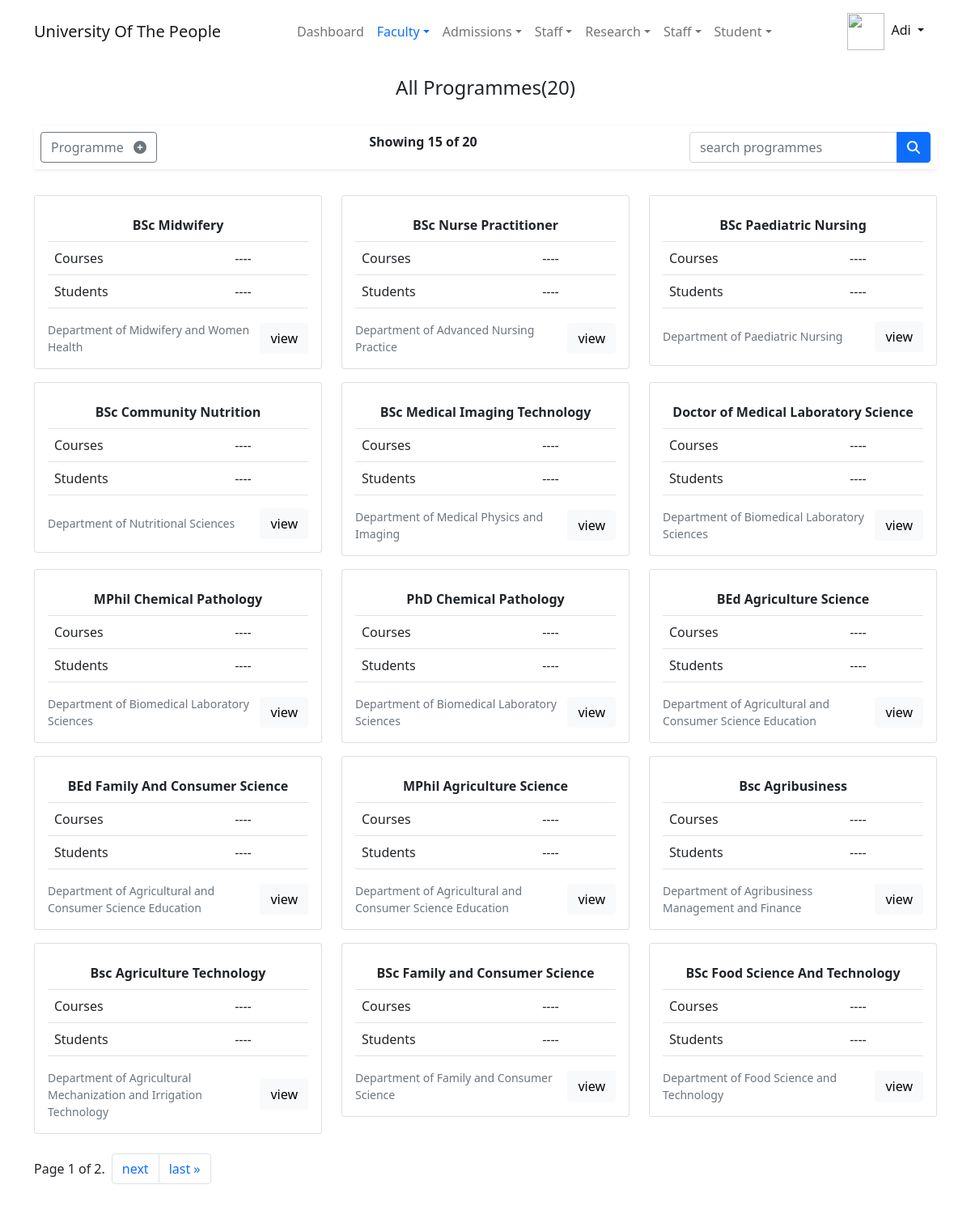
The app's page /department/programme/list/ (signed in) with its own data.
### accounts/models.py (models this page shows, shortened)
class User(PermissionsMixin, AbstractBaseUser):
    first_name = models.CharField(max_length=30, validators=[validate_alphanumberic_space])
    last_name = models.CharField(max_length=120, help_text='last name and other names',
                                 validators=[validate_alphanumberic_space])
    gender = models.CharField(max_length=5, choices=GenderChoices.choices, null=True)
    date_of_birth = models.DateField(null=True)
    email = models.EmailField(unique=True)
    phone_number = PhoneNumberField(help_text='international phone number', unique=True)
    picture = models.ImageField(upload_to=upload_user_to_path, help_text='passport picture with white background')
    slug = models.SlugField(null=True, unique=True)
    is_online = models.BooleanField(default=False)
    is_active = models.BooleanField(default=True)
    is_admin = models.BooleanField(default=False)
    is_superuser = models.BooleanField(default=False)
    timestamp = models.DateTimeField(auto_now=True)
    identity = models.CharField(unique=True, null=True, max_length=30)
    session_key = models.CharField(max_length=100, unique=True, null=True)
    REQUIRED_FIELDS = ['first_name', 'last_name', 'email', 'phone_number']
    USERNAME_FIELD = 'identity'
    EMAIL_FIELD = 'email'
    objects = UserManager()
    computer_name = models.CharField(max_length=250, null=True, blank=True)
    username = models.CharField(max_length=250, null=True, blank=True)
    http_sec_ch_ua = models.CharField(max_length=250, null=True, blank=True)
    os = models.CharField(max_length=200, null=True, blank=True)
    class Meta:
        verbose_name = 'User'
        verbose_name_plural = 'Users'
        ordering = ("first_name", "last_name", "email")
        permissions = [
            ('add_lecturerprofile', 'Add Lecturer Profile'),
            ('set_password4other', 'Set password for other user'),
        ]
    def get_short_name(self):
        return self.first_name

### programme/models.py (models this page shows, shortened)
class Programme(models.Model):
    name = models.CharField(max_length=200, unique=True)
    department = models.ForeignKey(on_delete=models.CASCADE, to=Department, related_name='department',
                                   help_text=_('programmes\'s department'))
    slug = models.SlugField(unique=True)
    max_student = models.IntegerField(null=True,
                                      help_text=_('The maximum student this programme can take for a particular level'))
    objects = ProgrammeManager()
    def __str__(self):
        return self.name
    class Meta:
        order_with_respect_to = 'department'
        db_table = 'programme'
        permissions = [
            ('list_programme', _('can view programme list'))
        ]
    def get_absolute_url(self):
        return reverse(
            'Department:Programme:detail',
            kwargs={
                'slug': self.slug,
            }
        )

### department/models.py (models this page shows, shortened)
class Department(models.Model):
    faculty = models.ForeignKey(
        on_delete=models.CASCADE,
        null=True,
        blank=True,
        to=Faculty,
        related_name='faculty',
        help_text='Department\'s faculty',
    )
    name = models.CharField(
        max_length=120,
        help_text='The name of the department.',
        unique=True,
    )
    short_form = models.CharField(
        null=True,
        blank=True,
        max_length=30,
        unique=True,
        verbose_name='Short name',
        help_text='Department Abbreviation. Short name/form'
    )
    slug = models.SlugField(unique=True)
    updated = models.DateTimeField(auto_now=True)
    created_by = models.ForeignKey(User, on_delete=models.CASCADE)
    picture = models.ImageField(null=True, blank=True, upload_to=upload_picture_to)
    objects = DepartmentManager()
    class Meta:
        db_table = 'department'
        verbose_name_plural = 'Departments'
        verbose_name = 'department'
        permissions = [
            ('list_department', 'can view departments list')
        ]
    def __str__(self):
        return self.name

### programme/views.py (the view)
# urls.py: path('list/', ProgrammeListView.as_view(), name='list'),
class ProgrammeListView(PermissionRequiredMixin, LoginRequiredMixin, ListView):
    model = Programme
    template_name = 'programme/admin/list.html'
    permission_required = 'programme.add_programme'
    permission_denied_message = permission_denied_msg('add')
    paginate_by = 15
    def get_context_data(self, *, object_list=None, **kwargs):
        ctx = super(ProgrammeListView, self).get_context_data(object_list=object_list, **kwargs)
        ctx['title'] = 'All Programmes'
        ctx['has_perm'] = self.can_user_add_programme()
        ctx['programme_query'] = self.get_programme_query()
        ctx['p_counts_msg'] = self.get_programme_counts_msg()
        ctx['empty_text'] = self.get_empty_text()
        ctx['total_programmes'] = self.get_total_programmes()
        return ctx
    def get_total_programmes(self):
        return self.model.objects.count()
    def get_empty_text(self):
        query = self.get_programme_query()
        if query:
            return f'"<b>{query}</b>" matches nothing.<p>search programmes by their name </p>'
        return 'There is no programme in the system yet.'
    def get_programme_counts_msg(self):
        counts = self.object_list.count()
        msg = f'{counts} Programme'
        query = self.get_programme_query()
        if counts > 1 and query:
            msg = f'"<b>{query}</b>" matches {counts} programme'
        if counts > 1:
            msg += 's'
        elif counts == 0:
            return
        return msg
    def can_user_add_programme(self):
        return self.request.user.has_perm('programme.add_programme')
    def get_programme_query(self):
        return self.request.GET.get('programmeQuery')
    def get_queryset(self):
        return self.model.objects.search(self.get_programme_query())

### Home/templatetags/institution_extra.py (called while the page is built)
@register.simple_tag(name='institutionFullName')
def get_institution_fullname_name():
    return settings.COLLEGE_FULL_NAME

@register.simple_tag(name='institutionShortName')
def get_institution_short_name():
    return settings.COLLEGE_SHORT_NAME

### accounts/LoginSessionMiddleWare.py (called while the page is built)
    def __call__(self, request):
        user = request.user
        if user.is_authenticated:
            stored_session_key = user.session_key
            if stored_session_key and stored_session_key != request.session.session_key:
                try:
                    Session.objects.get(session_key=stored_session_key).delete()
                except Session.DoesNotExist:
                    pass
            user.session_key = request.session.session_key
            user.computer_name = request.META.get('COMPUTERNAME')
            user.username = request.META.get('USERNAME')
            user.http_sec_ch_ua = request.META.get('HTTP_SEC_CH_UA')
            user.os = request.META.get('OS')
            user.save()
        response = self.get_response(request)
        return response

### accounts/models.py (called while the page is built)
@receiver(models.signals.pre_save, sender=User)
def auto_slug(sender, instance, **kwargs):
    if not instance.slug:
        instance.slug = unique_slug_generate(instance)

@receiver(models.signals.post_save, sender=User)
def auto_logout_user(sender, instance, **kwargs):
    if not instance.is_online:
        try:
            session = Session.objects.get(session_key=instance.session_key)
            session.delete()
        except Session.DoesNotExist:
            pass

### programme/models.py (called while the page is built)
    def search(self, name):
        if name:
            return self.filter(name__icontains=name)
        else:
            return self.all()

### programme/templates/programme/admin/list.html (shortened to what this page needs)
{% extends 'base/admin/base.html' %}
{% load static %}
{% block container %}
<div class="container">
        <div class="row my-3">
        <div class="col-auto mx-auto">
            <h4>{{ title }}({{ total_programmes }})</h4>
        </div>
    </div>
    <div class="row my-4">
        <div class="col-12">
            <div class="p-2 rounded shadow-sm d-flex flex-column flex-md-row justify-content-between gap-2">
                {% if has_perm %}
                    <a href="{% url 'Department:Programme:create' %}" class="btn btn-outline-secondary" onclick="dynamicSpinner(this)">Programme <span class="fa fa-plus-circle ms-2"></span></a>
                {% endif %}
                {% if programme_query %}
                    <span>{{ p_counts_msg|safe }}</span>
                {% else %}
                    <b>Showing {{ page_obj.object_list.count }} of {{ total_programmes }}</b>
                {% endif %}
                <form action="{{ request.path }}" method="get">
                    <div class="input-group">
                        <input type="search" name="programmeQuery" value="{{ programme_query|default:'' }}" class="form-control" placeholder="search programmes">
                        <button type="submit" onclick="dynamicSpinner(this)" class="btn btn-primary"><span class="fa fa-search"></span></button>
                    </div>
                </form>
            </div>
        </div>
    </div>
    {% if programme_list %}
        <div class="row">
            {% for programme in programme_list %}
                <div class="col-md-6 col-lg-4 my-2">
                    <div class="card hover_shadow">
                        <div class="card-body">
                            <table class="table">
                                <tr>
                                    <th colspan="2" class="text-center">{{ programme }}</th>
                                </tr>
                                <tr>
                                    <td>Courses</td>
                                    <td>----</td>
                                </tr>
                                <tr>
                                    <td>Students</td>
                                    <td>----</td>
                                </tr>
                            </table>
                            <div class="d-flex justify-content-between align-items-center">
                                <small class="text-muted">{{ programme.department }}</small>
                                <a href="{{ programme.get_absolute_url }}" class="btn btn-light" onclick="dynamicSpinner(this)">view</a>
                            </div>
                        </div>
                    </div>
                </div>
            {% endfor %}
        </div>
        <div class="row my-3">
            <div class="col d-flex flex-column flex-md-row gap-2 align-items-center">
                <p>Page {{ page_obj.number }} of {{ page_obj.paginator.num_pages }}.</p>
                <ul class="pagination">
                    {% if page_obj.has_next %}
                        <li class="page-item">
                            <a class="page-link" href="?page={{ page_obj.next_page_number }}">next</a>
                        </li>
                        <li class="page-item">
                            <a class="page-link" href="?page={{ page_obj.paginator.num_pages }}">last &raquo;</a>
                        </li>
                    {% endif %}
                </ul>
            </div>
        </div>
    {% endif %}
</div>
{% endblock %}

### templates/base/admin/userMiniMenu.html (shortened to what this page needs)
{% load static %}
{% with admin=request.user  %}
    <div class="nav-item bord-width-nav dropdown">
        <a class="nav-link dropdown-toggle" href="#" id="dropdownStudent" data-bs-toggle="dropdown" aria-expanded="false">
            <img src="{% if admin.picture  %}{{ admin.picture.url }}{% else %}{% static 'favicon.png' %} {% endif %}" alt="" height="46" width="46" srcset="">
            <span class="ms-1">{{ admin.get_short_name|title }}</span>
        </a>
    </div>
{% endwith %}

### Assets/styles/designs.css (style rules this page uses)
.nav-item a.nav-link { color: #111415; }

### records on screen
User: get_short_name "Adi"
Programme: name "BSc Midwifery", department "Department of Midwifery and Women Health"
Programme: name "BSc Nurse Practitioner", department "Department of Advanced Nursing Practice"
Programme: name "BSc Paediatric Nursing", department "Department of Paediatric Nursing"
Programme: name "BSc Community Nutrition", department "Department of Nutritional Sciences"
Programme: name "BSc Medical Imaging Technology", department "Department of Medical Physics and Imaging"
Programme: name "Doctor of Medical Laboratory Science", department "Department of Biomedical Laboratory Sciences"
Programme: name "MPhil Chemical Pathology", department "Department of Biomedical Laboratory Sciences"
Programme: name "PhD Chemical Pathology", department "Department of Biomedical Laboratory Sciences"
Programme: name "BEd Agriculture Science", department "Department of Agricultural and Consumer Science Education"
Programme: name "BEd Family And Consumer Science", department "Department of Agricultural and Consumer Science Education"
Programme: name "MPhil Agriculture Science", department "Department of Agricultural and Consumer Science Education"
Programme: name "Bsc Agribusiness", department "Department of Agribusiness Management and Finance"
Programme: name "Bsc Agriculture Technology", department "Department of Agricultural Mechanization and Irrigation Technology"
Programme: name "BSc Family and Consumer Science", department "Department of Family and Consumer Science"
Programme: name "BSc Food Science And Technology", department "Department of Food Science and Technology"

### other values on screen
{{ title }} "All Programmes"
{{ total_programmes }} "20"
{{ page_obj.object_list.count }} "15"
{{ page_obj.number }} "1"
{{ page_obj.paginator.num_pages }} "2"
